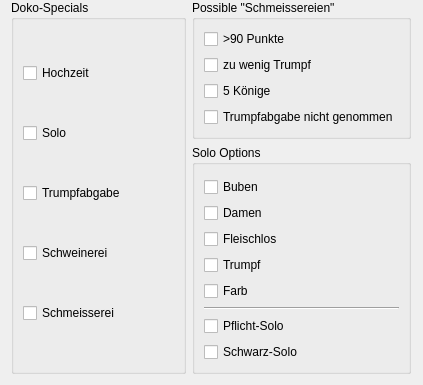
<?xml version="1.0" encoding="UTF-8"?>
<ui version="4.0">
 <class>LiveDokoGameOptionsWidget</class>
 <widget class="QWizardPage" name="LiveDokoGameOptionsWidget">
  <property name="geometry">
   <rect>
    <x>0</x>
    <y>0</y>
    <width>423</width>
    <height>315</height>
   </rect>
  </property>
  <property name="windowTitle">
   <string>WizardPage</string>
  </property>
  <layout class="QHBoxLayout" name="horizontalLayout">
   <property name="topMargin">
    <number>0</number>
   </property>
   <property name="rightMargin">
    <number>12</number>
   </property>
   <item>
    <layout class="QVBoxLayout" name="verticalLayout_5">
     <item>
      <widget class="QGroupBox" name="groupBox">
       <property name="sizePolicy">
        <sizepolicy hsizetype="Preferred" vsizetype="Expanding">
         <horstretch>0</horstretch>
         <verstretch>0</verstretch>
        </sizepolicy>
       </property>
       <property name="title">
        <string>Doko-Specials</string>
       </property>
       <layout class="QVBoxLayout" name="verticalLayout">
        <item>
         <widget class="QCheckBox" name="checkBoxHochzeit">
          <property name="text">
           <string>Hochzeit</string>
          </property>
          <property name="checked">
           <bool>false</bool>
          </property>
         </widget>
        </item>
        <item>
         <widget class="QCheckBox" name="checkBoxSolo">
          <property name="text">
           <string>Solo</string>
          </property>
          <property name="checked">
           <bool>false</bool>
          </property>
         </widget>
        </item>
        <item>
         <widget class="QCheckBox" name="checkBoxTrumpfabgabe">
          <property name="text">
           <string>Trumpfabgabe</string>
          </property>
          <property name="checked">
           <bool>false</bool>
          </property>
         </widget>
        </item>
        <item>
         <widget class="QCheckBox" name="checkBoxSchweinerei">
          <property name="text">
           <string>Schweinerei</string>
          </property>
          <property name="checked">
           <bool>false</bool>
          </property>
         </widget>
        </item>
        <item>
         <widget class="QCheckBox" name="checkBoxSchmeisserei">
          <property name="text">
           <string>Schmeisserei</string>
          </property>
          <property name="checked">
           <bool>false</bool>
          </property>
         </widget>
        </item>
       </layout>
      </widget>
     </item>
    </layout>
   </item>
   <item>
    <layout class="QVBoxLayout" name="verticalLayout_3">
     <property name="topMargin">
      <number>0</number>
     </property>
     <item>
      <widget class="QGroupBox" name="groupBoxSchmeisserei">
       <property name="sizePolicy">
        <sizepolicy hsizetype="Preferred" vsizetype="MinimumExpanding">
         <horstretch>0</horstretch>
         <verstretch>0</verstretch>
        </sizepolicy>
       </property>
       <property name="title">
        <string>Possible &quot;Schmeissereien&quot;</string>
       </property>
       <layout class="QVBoxLayout" name="verticalLayout_4">
        <item>
         <widget class="QCheckBox" name="checkBoxPunkte">
          <property name="text">
           <string>&gt;90 Punkte</string>
          </property>
         </widget>
        </item>
        <item>
         <widget class="QCheckBox" name="checkBoxWenigTrumpf">
          <property name="text">
           <string>zu wenig Trumpf</string>
          </property>
         </widget>
        </item>
        <item>
         <widget class="QCheckBox" name="checkBoxKings">
          <property name="text">
           <string>5 Könige</string>
          </property>
         </widget>
        </item>
        <item>
         <widget class="QCheckBox" name="checkBoxAbgabe">
          <property name="sizePolicy">
           <sizepolicy hsizetype="Minimum" vsizetype="Fixed">
            <horstretch>0</horstretch>
            <verstretch>0</verstretch>
           </sizepolicy>
          </property>
          <property name="text">
           <string>Trumpfabgabe nicht genommen</string>
          </property>
         </widget>
        </item>
       </layout>
      </widget>
     </item>
     <item>
      <widget class="QGroupBox" name="groupBoxSolo">
       <property name="sizePolicy">
        <sizepolicy hsizetype="Preferred" vsizetype="Expanding">
         <horstretch>0</horstretch>
         <verstretch>0</verstretch>
        </sizepolicy>
       </property>
       <property name="title">
        <string>Solo Options</string>
       </property>
       <layout class="QVBoxLayout" name="verticalLayout_2">
        <property name="topMargin">
         <number>12</number>
        </property>
        <item>
         <widget class="QCheckBox" name="checkBoxBuben">
          <property name="text">
           <string>Buben</string>
          </property>
         </widget>
        </item>
        <item>
         <widget class="QCheckBox" name="checkBoxDamen">
          <property name="text">
           <string>Damen</string>
          </property>
         </widget>
        </item>
        <item>
         <widget class="QCheckBox" name="checkBoxFleischlos">
          <property name="text">
           <string>Fleischlos</string>
          </property>
         </widget>
        </item>
        <item>
         <widget class="QCheckBox" name="checkBoxTrumpf">
          <property name="text">
           <string>Trumpf</string>
          </property>
         </widget>
        </item>
        <item>
         <widget class="QCheckBox" name="checkBoxFarb">
          <property name="text">
           <string>Farb</string>
          </property>
         </widget>
        </item>
        <item>
         <widget class="Line" name="line">
          <property name="sizePolicy">
           <sizepolicy hsizetype="Minimum" vsizetype="Fixed">
            <horstretch>0</horstretch>
            <verstretch>0</verstretch>
           </sizepolicy>
          </property>
          <property name="orientation">
           <enum>Qt::Horizontal</enum>
          </property>
         </widget>
        </item>
        <item>
         <widget class="QCheckBox" name="checkBoxPflichtsolo">
          <property name="text">
           <string>Pflicht-Solo</string>
          </property>
         </widget>
        </item>
        <item>
         <widget class="QCheckBox" name="checkBoxSchwarz">
          <property name="text">
           <string>Schwarz-Solo</string>
          </property>
         </widget>
        </item>
       </layout>
      </widget>
     </item>
    </layout>
   </item>
  </layout>
 </widget>
 <resources/>
 <connections/>
</ui>
